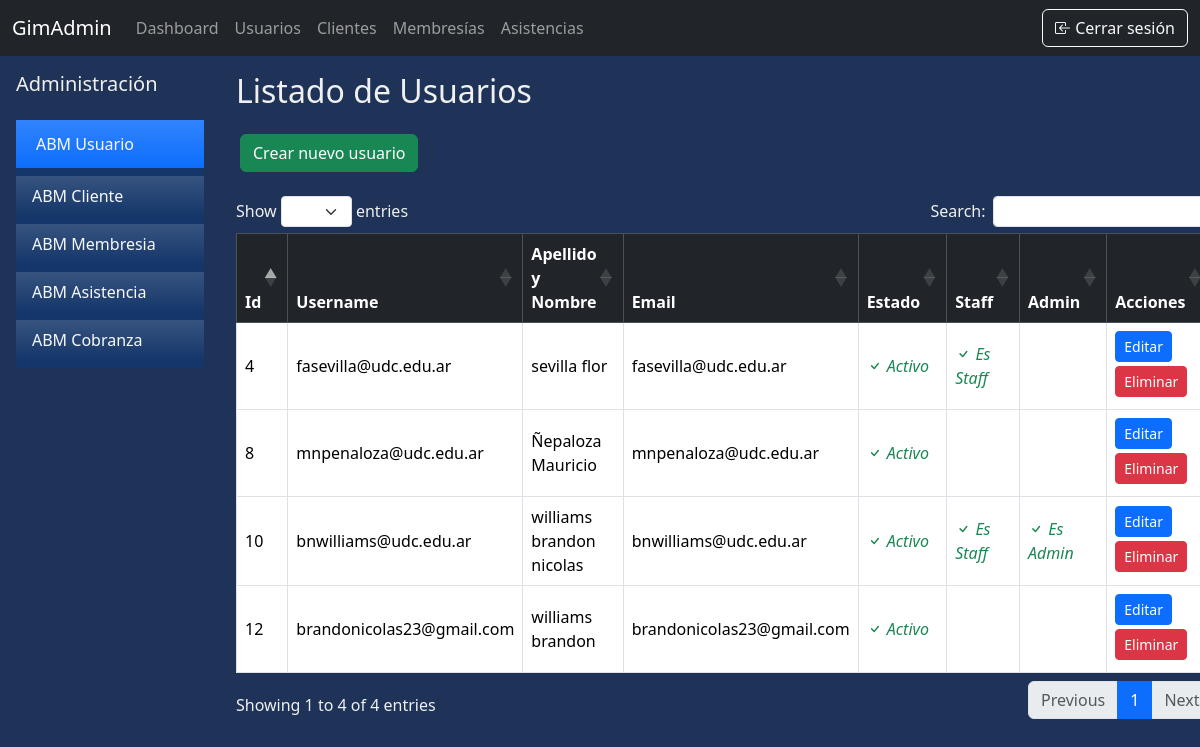
The page /abm/usuario/ (signed in) on the database its author committed.
### apps/abm/models.py (models this page shows, shortened)
class UserProfile(models.Model):
    user = models.OneToOneField(User, null=False, on_delete=models.CASCADE, related_name='user_usuario')
    dni = models.IntegerField(unique=True, null=False)
    telefono = models.CharField(max_length=50)
    domicilio = models.CharField(max_length=150)
    fecha_nac = models.DateField()
    first_login = models.BooleanField(default=True)

### apps/abm/views.py (the view)
# urls.py: path('usuario/', views.lista_usuarios, name='usuario_listar'),
@staff_member_required(login_url='/permisos_insuficientes/')
def lista_usuarios(request):
    contexto = {
        'user' : request.user,
        'usuarios': UserProfile.objects.all()
    }
    return render(request, 'lista_usuarios.html', contexto)

### apps/abm/templates/lista_usuarios.html (shortened to what this page needs)
{% extends "base.html" %}
{% block content %}
<div class="d-flex">
    {% include 'sidebar.html' %}
    <div class="flex-grow-1 p-3 justify-content-end flex-column">
        <h2 class="mb-4">Listado de Usuarios</h2>
        <div>
            <a class="p-1" href="{% url 'usuario_crear' %}">
                <button type="button" class="btn btn-success" href="{% url 'usuario_crear' %}">Crear nuevo usuario</button>
            </a>
        </div>
        <br>
        <table class="table table-bordered table-hover align-middle" id="tablaUsuarios">
            <thead class="table-dark bg-gradient">
                <tr>
                    <th>Id</th>
                    <th>Username</th>
                    <th>Apellido y Nombre</th>
                    <th>Email</th>
                    <th>Estado</th>
                    <th>Staff</th>
                    <th>Admin</th>
                    <th>Acciones</th>
                </tr>
            </thead>
            <tbody>
                {% for usuario in usuarios %}
                <tr>
                    <td>{{ usuario.user.id }}</td>
                    <td>{{ usuario.user.username }}</td>
                    <td>{{ usuario.user.last_name }} {{ usuario.user.first_name }}</td>
                    <td>{{ usuario.user.email }}</td>
                    <td>
                        {% if usuario.user.is_active %}
                            <i class="bi bi-check text-success">
                                Activo
                            </i>
                        {% else %}
                            <i class="bi bi-x text-danger">
                                Inactivo
                            </i>
                        {% endif %}
                    </td>
                    <td>
                        {% if usuario.user.is_staff %}
                            <i class="bi bi-check text-success">
                                Es Staff
                            </i>
                        {% endif %}
                    </td>
                    <td>
                        {% if usuario.user.is_superuser %}
                            <i class="bi bi-check text-success">
                                Es Admin
                            </i>
                        {% endif %}
                    </td>
                    <td>
                        <a href="{% url 'usuario_editar' pk=usuario.user.id %}">
                        <button type="button" class="btn btn-sm btn-primary mb-1" href="">Editar</button></a>
                        <a href="{% url 'usuario_eliminar' pk=usuario.user.id %}">
                        <button type="button" class="btn btn-sm btn-danger mb-1">Eliminar</button></a>
                    </td>
                </tr>
                {% empty %}
                    <tr>
                        <td colspan="8" class="text-center">No hay usuarios registrados.</td>
                    </tr>
                {% endfor %}
        </tbody>
        </table>
    </div>
</div>
{% endblock %}

### apps/core/templates/base.html (style rules this page uses)
body { background-color: #1E3357; color: #F0F0F0; }

### rows shown on the page
UserProfile: user.id "4", user.username "fasevilla@udc.edu.ar", user.last_name "sevilla", user.first_name "flor", user.email "fasevilla@udc.edu.ar", shows "Activo", shows "Es Staff"
UserProfile: user.id "8", user.username "mnpenaloza@udc.edu.ar", user.last_name "Ñepaloza", user.first_name "Mauricio", user.email "mnpenaloza@udc.edu.ar", shows "Activo"
UserProfile: user.id "10", user.username "bnwilliams@udc.edu.ar", user.last_name "williams", user.first_name "brandon nicolas", user.email "bnwilliams@udc.edu.ar", shows "Activo", shows "Es Staff", shows "Es Admin"
UserProfile: user.id "12", user.username "brandonicolas23@gmail.com", user.last_name "williams", user.first_name "brandon", user.email "brandonicolas23@gmail.com", shows "Activo"
